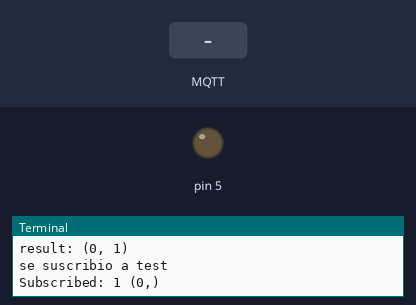
A program run on a simulated Orange Pi (header pin numbers). Shown: output pins drawn as LEDs (lit = HIGH), the last lines printed to the terminal. The test bench sets the inputs (shaded band). No MQTT or app messages arrive unless stated.

Above: at 1.3 s.
1.4 s: MQTT message "ON" arrives on the first subscribed topic
At 2.6 s:
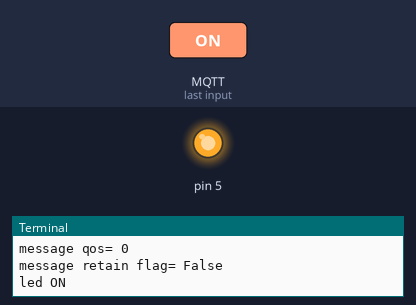
2.9 s: MQTT message "OFF" arrives on the first subscribed topic
At 4.0 s:
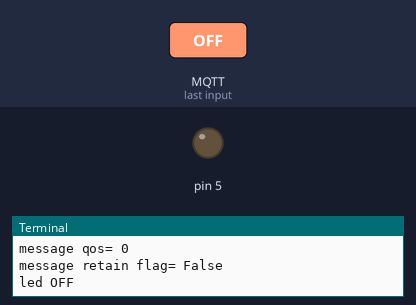
Timing chart, 0 to 5.9 s (numbered marks = the images above; inputs shaded):
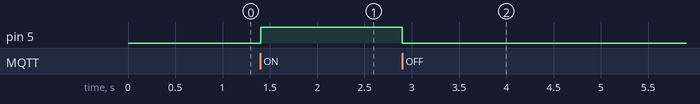

The program:

MQTTPythonClient.py
```python
#!/usr/bin/python
import paho.mqtt.client as mqtt
import OPi.GPIO as GPIO
import os
MQTT_USER=os.environ.get('MQTT_USER')
MQTT_PASSWD=os.environ.get('MQTT_PASSWD')

GPIO.setmode(GPIO.BOARD)
GPIO.setup(5, GPIO.OUT)
GPIO.output(5, 0)

def on_connect(self,mosq, obj, rc):
    print("rc: " + str(rc))
    a= client.subscribe("test",0)
    print("result: " + str(a))
    print("se suscribio a test")


def on_message(client, userdata, message):
    print("message received " ,str(message.payload.decode("utf-8")))
    print("message topic=",message.topic)
    print("message qos=",message.qos)
    print("message retain flag=",message.retain)
    if (str(message.payload.decode("utf-8"))=="ON"):
        print("led ON")
        GPIO.output(5, 1)
    elif (str(message.payload.decode("utf-8"))=="OFF"):
        print("led OFF")
        GPIO.output(5, 0)

def on_publish(mosq, obj, mid):
    print("mid: " + str(mid))

def on_subscribe(mosq, obj, mid, granted_qos):
    print("Subscribed: " + str(mid) + " " + str(granted_qos))

def on_log(mosq, obj, level, string):
    print(string)

client = mqtt.Client()

# Assign event callbacks
client.on_connect   = on_connect
client.on_message   = on_message
client.on_subscribe = on_subscribe
client.on_publish   = on_publish
# Assign credentials
client.username_pw_set(MQTT_USER,MQTT_PASSWD)
# Connect
client.connect("192.168.1.4", 1883, 60)

try:
    while(1):
        #check new data
        client.loop_forever()

except KeyboardInterrupt:
    GPIO.output(5, 0)           # set port/pin value to 0/LOW/False
    GPIO.cleanup()              # Clean GPIO
    print ("Bye.")
```

Measured:
- after the input at 1.4 s, pin 5: LOW → HIGH at once
- after the input at 2.9 s, pin 5: HIGH → LOW at once
